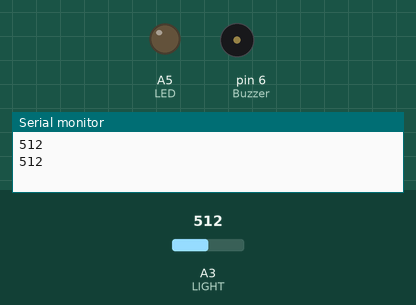
Recording of a sketch running on a simulated Arduino Uno, built with avr-gcc and run on an emulated ATmega328P. Parts: output pins drawn as LEDs (lit = HIGH), buzzer (waves = sounding), the last lines printed to the serial monitor. Inputs (shaded band) come from the test bench; at power-on: A3 (LIGHT) = 512.

Above: at 2.3 s.
2.4 s: A3 (LIGHT) set to 532
At 6.8 s:
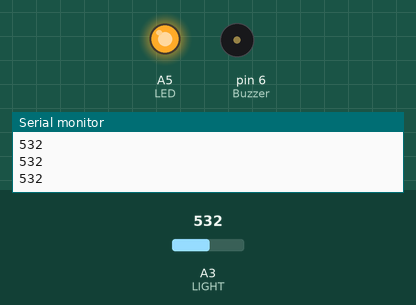
7.4 s: A3 (LIGHT) set to 190
At 8.3 s:
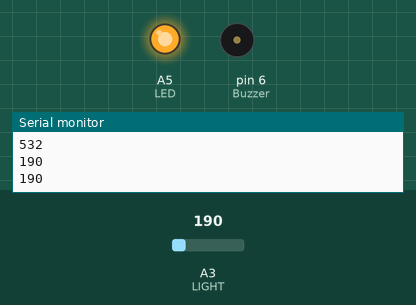
Timing chart, 0 to 10.4 s (numbered marks = the images above; inputs shaded):
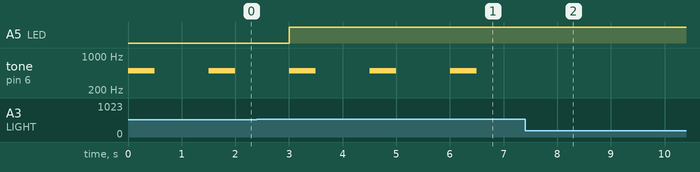

The sketch:

Spect1.ino
```cpp
#define LIGHT A3
#define LED A5
#define Buzzer 6

void setup() {
  Serial.begin(9600);

  pinMode(LIGHT, INPUT);
  pinMode(LED, OUTPUT);
  pinMode(Buzzer, OUTPUT);
}

void loop() {
  int value = analogRead(LIGHT);
  int data = map(value, 0, 1023, 0, 255);
  //Serial.print("LIGHT : ");
  Serial.println(value);
  //Serial.println(value);
  if (value > 200)
  {
    analogWrite(LED,data);
    tone(Buzzer, 500);
    delay(500);
    noTone(Buzzer);
    delay(500);
  }
  noTone(Buzzer);
  delay(500);
}
```

Measured:
- the behaviour switches between 513 and 514 on A3 (LIGHT) (found by bisection; images 0 and 1)
- after the input at 2.4 s, A5 (LED): LOW → HIGH after 0.60 s
- after the input at 7.4 s, tone on pin 6 (Buzzer): stops changing and stays silent
- by itself, tone on pin 6 (Buzzer): alternates 500 Hz for 0.50 s and silent for 1.0 s
